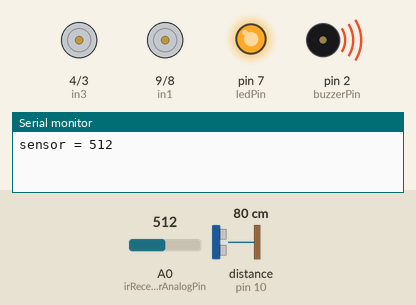
This sketch was run on a simulated Arduino Uno, built with avr-gcc and run on an emulated ATmega328P. Parts: motor-driver pin pairs drawn as motors (green arrow = first pin HIGH = forward, orange = second pin HIGH = backward, longer = more drive), output pins drawn as LEDs (lit = HIGH), buzzer (waves = sounding), the last lines printed to the serial monitor. Inputs (shaded band) come from the test bench; at power-on: A0 (irReceiverAnalogPin) = 512, distance to the obstacle (sensor on pin 10) 80 cm. The echo pulse lasts 58.3 µs per cm; pins used as bus, display or sensor lines are not drawn.

Above: at 18.0 s.
18.1 s: A0 (irReceiverAnalogPin) set to 107
33.1 s: A0 (irReceiverAnalogPin) set to 90
At 40.9 s:
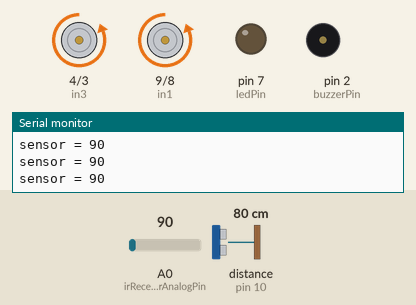
48.1 s: A0 (irReceiverAnalogPin) set to 110
At 48.8 s:
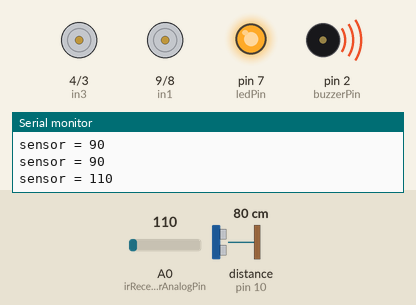
63.1 s: A0 (irReceiverAnalogPin) set to 20
At 69.0 s:
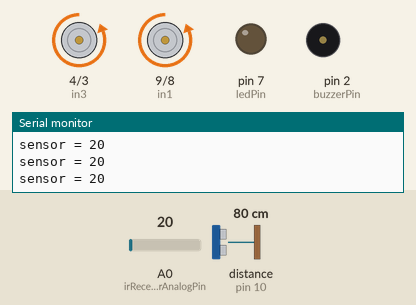
Timing chart, 0 to 70.5 s (numbered marks = the images above; inputs shaded):
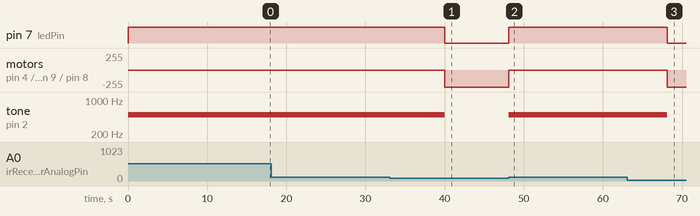

The sketch:

laser_shark.ino
```cpp
const int trigPin = 11;
const int echoPin = 10;
const int in1 = 9;
const int in2 = 8;
const int in3 = 4;
const int in4 = 3;

const int ledPin = 7;
const int buzzerPin = 2;

const int irReceiverAnalogPin = A0;

long duration, distance;
int irSensorValue;

boolean isHit = false;

void setup()
{
  pinMode(irReceiverAnalogPin, INPUT);
  pinMode(echoPin, INPUT);

  pinMode(trigPin, OUTPUT);
  pinMode (in1, OUTPUT);
  pinMode (in2, OUTPUT);
  pinMode (in3, OUTPUT);
  pinMode (in4, OUTPUT);
  pinMode(ledPin, OUTPUT);
  pinMode(buzzerPin, OUTPUT);

  Serial.begin(9600);
}

void loop()
{
  irSensorValue = analogRead(irReceiverAnalogPin);

   Serial.print("\nsensor = ");
  Serial.print(irSensorValue);

  if(irSensorValue < 100){ //checks if object is there or not
    digitalWrite(ledPin, LOW);
    noTone(buzzerPin);
  }else{
    digitalWrite(ledPin, HIGH);
    tone(buzzerPin, 500);
    isHit = true;
  }

  if (isHit) {
    digitalWrite(in1, LOW);
    digitalWrite(in2, LOW);
    digitalWrite(in3, LOW);
    digitalWrite(in4, LOW);

    isHit = false;

    delay(20000);

    return;
  }

  // Reset pulse
  digitalWrite(trigPin, LOW);
  delayMicroseconds(3);
  digitalWrite(trigPin, HIGH);
  delayMicroseconds(12);
  digitalWrite(trigPin, LOW);

  // Check for distance
  duration = pulseIn(echoPin, HIGH);
  distance = duration/58.2;
  if(distance < 30)
  {
    // Obstacle found
    // Rotate rover
    digitalWrite(in1, HIGH);
    digitalWrite(in2, LOW);
  }
  else
  {
    // Move forward
    digitalWrite(in1, LOW);
    digitalWrite(in2, HIGH);
  }

  digitalWrite(in3, LOW);
  digitalWrite(in4, HIGH);

  delay(90);
}
```

Measured:
- the behaviour switches between 100 and 99 on A0 (irReceiverAnalogPin) (found by bisection; images 0 and 1)
- after the input at 33.1 s, pin 7 (ledPin): HIGH → LOW after 6.9 s; motor on pin 4 (in3) / pin 3 (in4), motor on pin 9 (in1) / pin 8 (in2): stopped → backward 255/255 after 6.9 s; tone on pin 2 (buzzerPin): 500 Hz → silent after 6.9 s
- after the input at 48.1 s, pin 7 (ledPin): LOW → HIGH at once; motor on pin 4 (in3) / pin 3 (in4), motor on pin 9 (in1) / pin 8 (in2): backward 255/255 → stopped at once; tone on pin 2 (buzzerPin): silent → 500 Hz at once
- after the input at 63.1 s, pin 7 (ledPin): HIGH → LOW after 5.0 s; motor on pin 4 (in3) / pin 3 (in4), motor on pin 9 (in1) / pin 8 (in2): stopped → backward 255/255 after 5.0 s; tone on pin 2 (buzzerPin): 500 Hz → silent after 5.0 s
